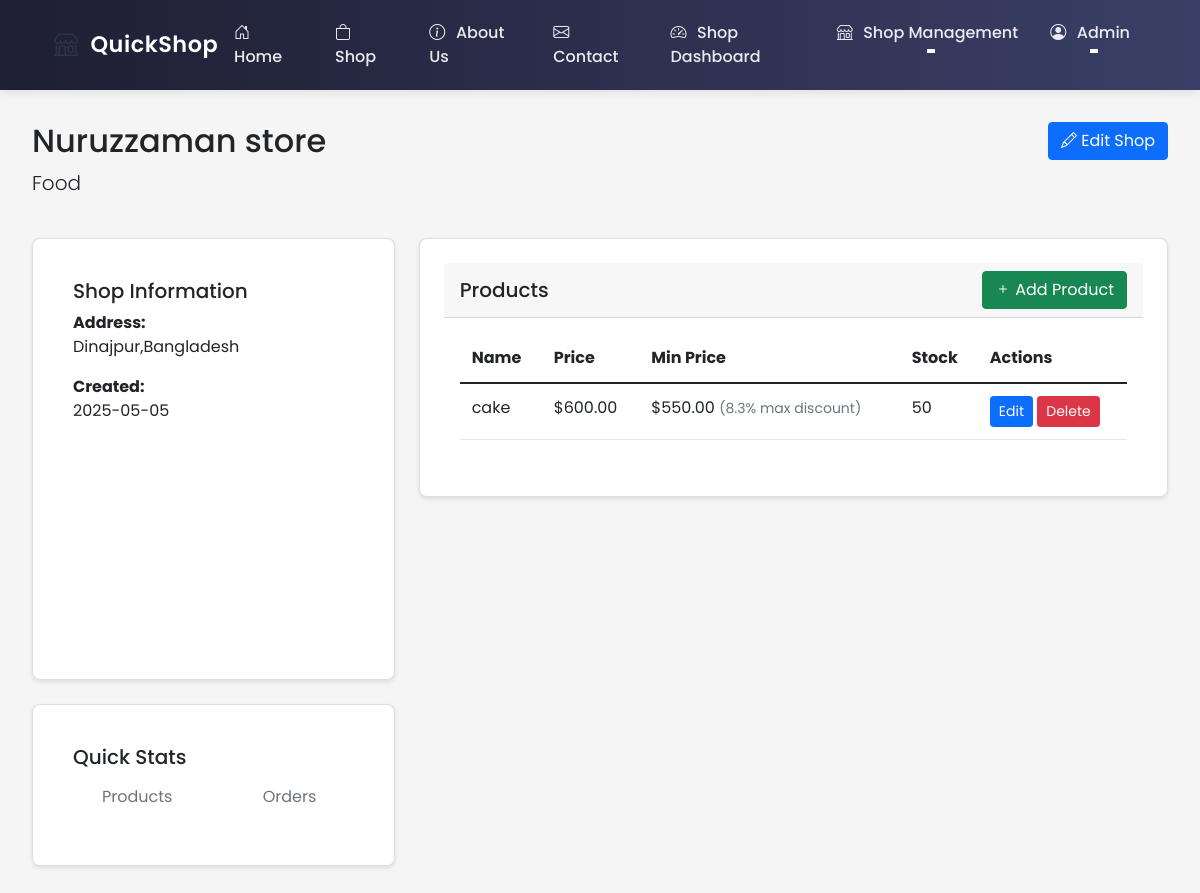
The app's page /shop/manage (signed in), older data.
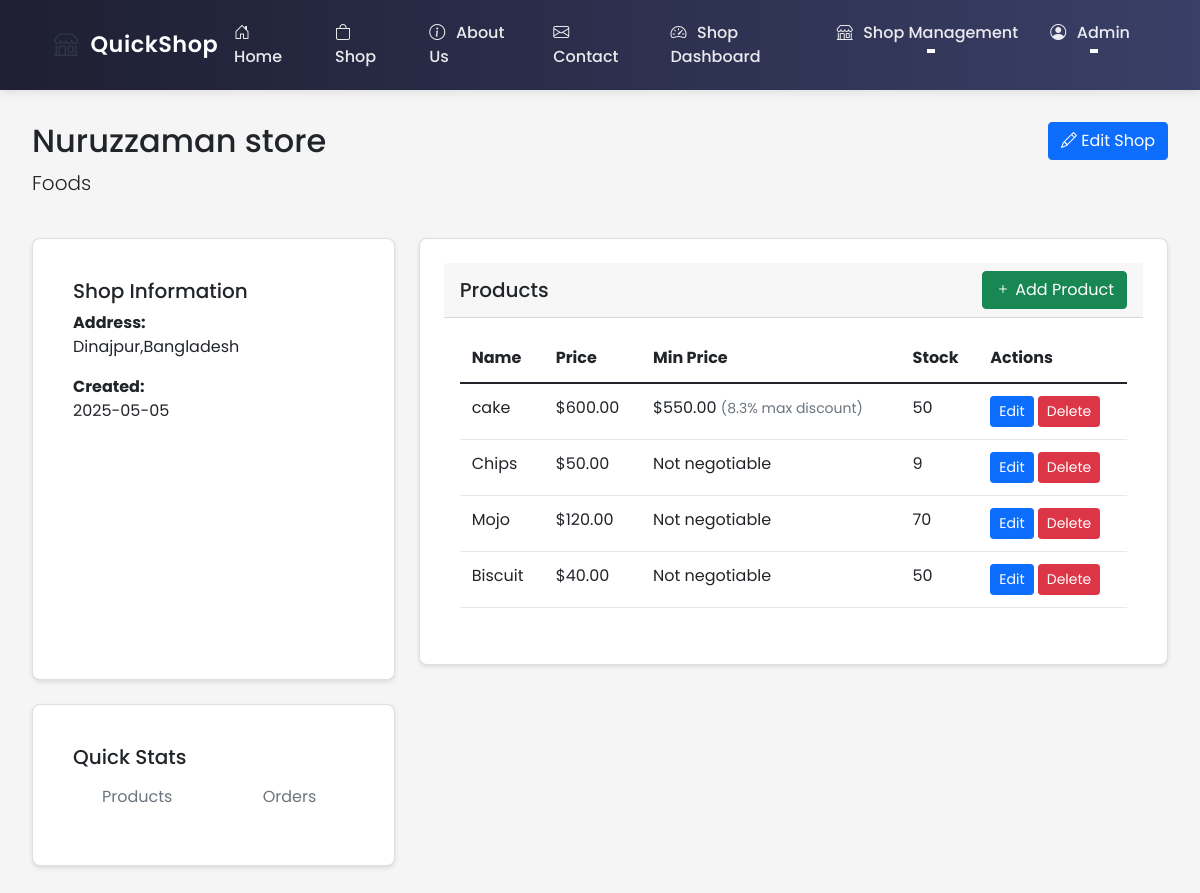
The same page, newer data.
### ecommerce/models/shop.py (models this page shows, shortened)
class Shop(db.Model):
    id = db.Column(db.Integer, primary_key=True)
    name = db.Column(db.String(100), nullable=False)
    description = db.Column(db.Text)
    owner_id = db.Column(db.Integer, db.ForeignKey('user.id'), nullable=False)
    location_lat = db.Column(db.Float, nullable=False)
    location_lng = db.Column(db.Float, nullable=False)
    address = db.Column(db.String(200), nullable=False)
    created_at = db.Column(db.DateTime, default=datetime.utcnow)
    is_active = db.Column(db.Boolean, default=True)
    products = db.relationship('Product', backref='shop', lazy=True)
    orders = db.relationship('Order', backref='shop', lazy=True)

class Product(db.Model):
    id = db.Column(db.Integer, primary_key=True)
    name = db.Column(db.String(100), nullable=False)
    description = db.Column(db.Text)
    price = db.Column(db.Float, nullable=False)
    stock = db.Column(db.Integer, nullable=False, default=0)
    shop_id = db.Column(db.Integer, db.ForeignKey('shop.id'), nullable=False)
    image_url = db.Column(db.String(255))
    category = db.Column(db.String(50))  # Add category field
    created_at = db.Column(db.DateTime, default=datetime.utcnow)
    min_price = db.Column(db.Float)  # Minimum acceptable price
    max_discount_percentage = db.Column(db.Float, default=20.0)  # Maximum allowed discount
    continue_iteration = db.Column(db.Boolean, default=False)  # Whether to continue negotiation after max discount

### ecommerce/routes/shop.py (the view)
@shop_bp.route('/manage')
@login_required
@shop_owner_required
def manage():
    shop = current_user.shop
    if not shop:
        return redirect(url_for('shop.create'))
    return render_template('shop/manage.html', shop=shop)

### ecommerce/models/user.py (called while the page is built)
    @property
    def is_shop_owner(self):
        return self.role == 'shop_owner'

### ecommerce/routes/shop.py (called while the page is built)
def shop_owner_required(f):
    @wraps(f)
    def decorated_function(*args, **kwargs):
        if not current_user.is_authenticated or not current_user.is_shop_owner:
            flash('Access denied. Shop owner privileges required.', 'error')
            return redirect(url_for('main.index'))
        return f(*args, **kwargs)
    return decorated_function

### ecommerce/templates/shop/manage.html (shortened to what the changed rows need)
{% extends "base.html" %}
{% block content %}
<div class="row mb-4">
    <div class="col-md-8">
        <h2>{{ shop.name }}</h2>
        <p class="lead">{{ shop.description }}</p>
    </div>
</div>
<div class="row">
    <div class="col-md-4">
        <div class="card mb-4">
            <div class="card-body">
                <h5 class="card-title">Shop Information</h5>
                <p>
                    <strong>Address:</strong><br>
                    {{ shop.address }}
                </p>
                <p>
                    <strong>Created:</strong><br>
                    {{ shop.created_at.strftime('%Y-%m-%d') }}
                </p>
                <div id="map" style="height: 200px;"></div>
            </div>
        </div>
    </div>
    <div class="col-md-8">
        <div class="card">
            <div class="card-body">
                {% if shop.products %}
                    <div class="table-responsive">
                        <table class="table">
                            <thead>
                                <tr>
                                    <th>Name</th>
                                    <th>Price</th>
                                    <th>Min Price</th>
                                    <th>Stock</th>
                                    <th>Actions</th>
                                </tr>
                            </thead>
                            <tbody>
                                {% for product in shop.products %}
                                    <tr>
                                        <td>{{ product.name }}</td>
                                        <td>${{ "%.2f"|format(product.price) }}</td>
                                        <td>
                                            {% if product.min_price %}
                                                ${{ "%.2f"|format(product.min_price) }}
                                                <small class="text-muted">
                                                    ({{ "%.1f"|format((1 - product.min_price/product.price) * 100) }}% max discount)
                                                </small>
                                            {% else %}
                                                Not negotiable
                                            {% endif %}
                                        </td>
                                        <td>{{ product.stock }}</td>
                                        <td>
                                            <button class="btn btn-sm btn-primary edit-product"
                                                    data-product-id="{{ product.id }}">
                                                Edit
                                            </button>
                                            <button class="btn btn-sm btn-danger delete-product"
                                                    data-product-id="{{ product.id }}">
                                                Delete
                                            </button>
                                        </td>
                                    </tr>
                                {% endfor %}
                            </tbody>
                        </table>
                    </div>
                {% else %}
                    <p class="text-center">No products added yet.</p>
                {% endif %}
            </div>
        </div>
    </div>
</div>
{% endblock %}

Row changes from the older to the newer data that the page shows:
changed Shop "Nuruzzaman store": description "Food" → "Foods"
added Product: name "Chips", price "50.00", shows "Not negotiable", stock "9"
added Product: name "Mojo", price "120.00", shows "Not negotiable", stock "70"
added Product: name "Biscuit", price "40.00", shows "Not negotiable", stock "50"
